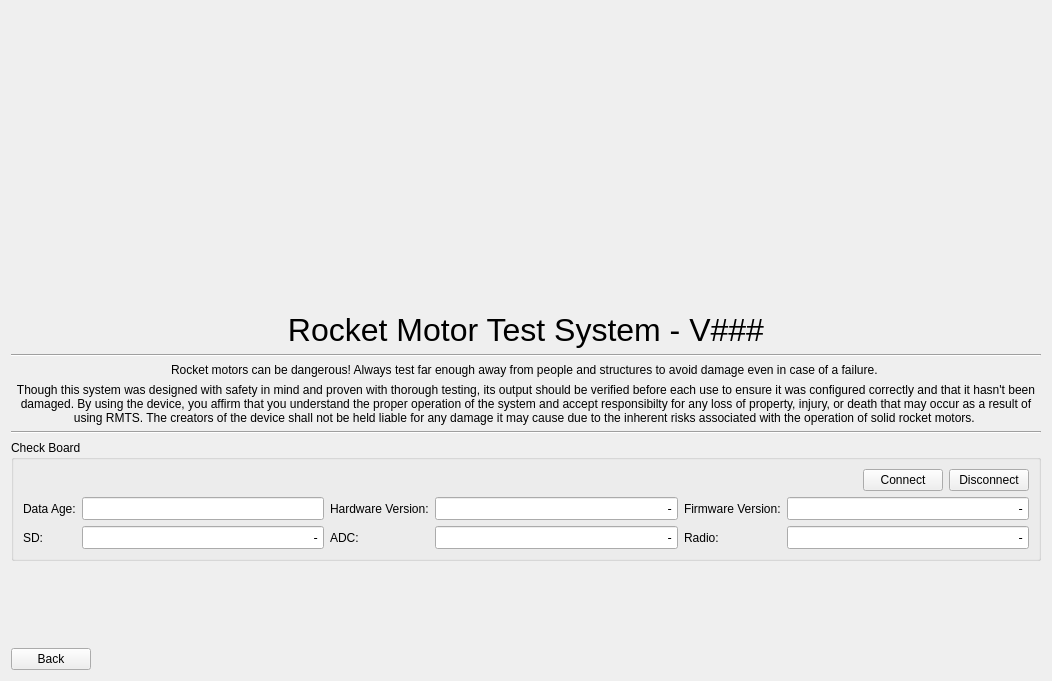
<?xml version="1.0" encoding="UTF-8"?>
<ui version="4.0">
 <class>AboutWidget</class>
 <widget class="QWidget" name="AboutWidget">
  <property name="geometry">
   <rect>
    <x>0</x>
    <y>0</y>
    <width>1052</width>
    <height>681</height>
   </rect>
  </property>
  <property name="windowTitle">
   <string>Form</string>
  </property>
  <layout class="QVBoxLayout" name="verticalLayout">
   <item>
    <widget class="QWidget" name="widgetLogo" native="true">
     <property name="minimumSize">
      <size>
       <width>1022</width>
       <height>295</height>
      </size>
     </property>
     <property name="maximumSize">
      <size>
       <width>1022</width>
       <height>16777215</height>
      </size>
     </property>
    </widget>
   </item>
   <item>
    <widget class="QLabel" name="labelSoftwareVersion">
     <property name="font">
      <font>
       <pointsize>24</pointsize>
      </font>
     </property>
     <property name="text">
      <string>Rocket Motor Test System - V###</string>
     </property>
     <property name="alignment">
      <set>Qt::AlignCenter</set>
     </property>
    </widget>
   </item>
   <item>
    <widget class="Line" name="lineUpper">
     <property name="orientation">
      <enum>Qt::Horizontal</enum>
     </property>
    </widget>
   </item>
   <item>
    <widget class="QLabel" name="labelWarning">
     <property name="text">
      <string>Rocket motors can be dangerous! Always test far enough away from people and structures to avoid damage even in case of a failure. </string>
     </property>
     <property name="alignment">
      <set>Qt::AlignCenter</set>
     </property>
     <property name="wordWrap">
      <bool>true</bool>
     </property>
    </widget>
   </item>
   <item>
    <widget class="QLabel" name="labelLiability">
     <property name="text">
      <string>&lt;html&gt;&lt;head/&gt;&lt;body&gt;&lt;p&gt;Though this system was designed with safety in mind and proven with thorough testing, its output should be verified before each use to ensure it was configured correctly and that it hasn't been damaged. By using the device, you affirm that you understand the proper operation of the system and accept responsibilty for any loss of property, injury, or death that may occur as a result of using RMTS. The creators of the device shall not be held liable for any damage it may cause due to the inherent risks associated with the operation of solid rocket motors. &lt;/p&gt;&lt;/body&gt;&lt;/html&gt;</string>
     </property>
     <property name="alignment">
      <set>Qt::AlignCenter</set>
     </property>
     <property name="wordWrap">
      <bool>true</bool>
     </property>
    </widget>
   </item>
   <item>
    <widget class="Line" name="lineLower">
     <property name="orientation">
      <enum>Qt::Horizontal</enum>
     </property>
    </widget>
   </item>
   <item>
    <widget class="QGroupBox" name="groupBox">
     <property name="title">
      <string>Check Board</string>
     </property>
     <layout class="QVBoxLayout" name="verticalLayout_2">
      <item>
       <layout class="QHBoxLayout" name="horizontalLayout_2">
        <property name="topMargin">
         <number>0</number>
        </property>
        <item>
         <widget class="PortSelectorWidget" name="widgetPortSelector" native="true"/>
        </item>
        <item>
         <spacer name="horizontalSpacer_2">
          <property name="orientation">
           <enum>Qt::Horizontal</enum>
          </property>
          <property name="sizeHint" stdset="0">
           <size>
            <width>40</width>
            <height>20</height>
           </size>
          </property>
         </spacer>
        </item>
        <item>
         <widget class="QPushButton" name="pushButtonConnect">
          <property name="text">
           <string>Connect</string>
          </property>
         </widget>
        </item>
        <item>
         <widget class="QPushButton" name="pushButtonDisconnect">
          <property name="text">
           <string>Disconnect</string>
          </property>
         </widget>
        </item>
       </layout>
      </item>
      <item>
       <layout class="QGridLayout" name="gridLayout">
        <property name="topMargin">
         <number>0</number>
        </property>
        <item row="1" column="2">
         <widget class="QLabel" name="labelADC">
          <property name="text">
           <string>ADC:</string>
          </property>
         </widget>
        </item>
        <item row="1" column="0">
         <widget class="QLabel" name="labelSD">
          <property name="text">
           <string>SD:</string>
          </property>
         </widget>
        </item>
        <item row="1" column="1">
         <widget class="QLineEdit" name="lineEditSD">
          <property name="font">
           <font>
            <family>DejaVu Sans Mono</family>
           </font>
          </property>
          <property name="text">
           <string>-</string>
          </property>
          <property name="alignment">
           <set>Qt::AlignRight|Qt::AlignTrailing|Qt::AlignVCenter</set>
          </property>
         </widget>
        </item>
        <item row="1" column="4">
         <widget class="QLabel" name="labelRadio">
          <property name="text">
           <string>Radio:</string>
          </property>
         </widget>
        </item>
        <item row="1" column="3">
         <widget class="QLineEdit" name="lineEditADC">
          <property name="font">
           <font>
            <family>DejaVu Sans Mono</family>
           </font>
          </property>
          <property name="text">
           <string>-</string>
          </property>
          <property name="alignment">
           <set>Qt::AlignRight|Qt::AlignTrailing|Qt::AlignVCenter</set>
          </property>
         </widget>
        </item>
        <item row="1" column="5">
         <widget class="QLineEdit" name="lineEditRadio">
          <property name="font">
           <font>
            <family>DejaVu Sans Mono</family>
           </font>
          </property>
          <property name="text">
           <string>-</string>
          </property>
          <property name="alignment">
           <set>Qt::AlignRight|Qt::AlignTrailing|Qt::AlignVCenter</set>
          </property>
         </widget>
        </item>
        <item row="0" column="5">
         <widget class="QLineEdit" name="lineEditFirmwareVersion">
          <property name="font">
           <font>
            <family>DejaVu Sans Mono</family>
           </font>
          </property>
          <property name="text">
           <string>-</string>
          </property>
          <property name="alignment">
           <set>Qt::AlignRight|Qt::AlignTrailing|Qt::AlignVCenter</set>
          </property>
         </widget>
        </item>
        <item row="0" column="4">
         <widget class="QLabel" name="labelFirmwareVersion">
          <property name="text">
           <string>Firmware Version:</string>
          </property>
         </widget>
        </item>
        <item row="0" column="3">
         <widget class="QLineEdit" name="lineEditHardwareVersion">
          <property name="font">
           <font>
            <family>DejaVu Sans Mono</family>
           </font>
          </property>
          <property name="text">
           <string>-</string>
          </property>
          <property name="alignment">
           <set>Qt::AlignRight|Qt::AlignTrailing|Qt::AlignVCenter</set>
          </property>
         </widget>
        </item>
        <item row="0" column="2">
         <widget class="QLabel" name="labelHardwareVersion">
          <property name="text">
           <string>Hardware Version:</string>
          </property>
         </widget>
        </item>
        <item row="0" column="0">
         <widget class="QLabel" name="labelDataAge">
          <property name="text">
           <string>Data Age:</string>
          </property>
         </widget>
        </item>
        <item row="0" column="1">
         <widget class="DataAgeWidget" name="widgetDataAge">
          <property name="font">
           <font>
            <family>DejaVu Sans Mono</family>
           </font>
          </property>
          <property name="alignment">
           <set>Qt::AlignRight|Qt::AlignTrailing|Qt::AlignVCenter</set>
          </property>
         </widget>
        </item>
       </layout>
      </item>
     </layout>
    </widget>
   </item>
   <item>
    <spacer name="verticalSpacer">
     <property name="orientation">
      <enum>Qt::Vertical</enum>
     </property>
     <property name="sizeHint" stdset="0">
      <size>
       <width>20</width>
       <height>640</height>
      </size>
     </property>
    </spacer>
   </item>
   <item>
    <layout class="QHBoxLayout" name="horizontalLayout">
     <item>
      <widget class="QPushButton" name="pushButtonBack">
       <property name="text">
        <string>Back</string>
       </property>
      </widget>
     </item>
     <item>
      <spacer name="horizontalSpacer">
       <property name="orientation">
        <enum>Qt::Horizontal</enum>
       </property>
       <property name="sizeHint" stdset="0">
        <size>
         <width>40</width>
         <height>20</height>
        </size>
       </property>
      </spacer>
     </item>
    </layout>
   </item>
  </layout>
 </widget>
 <customwidgets>
  <customwidget>
   <class>PortSelectorWidget</class>
   <extends>QWidget</extends>
   <header location="global">ui.portSelectorWidget</header>
   <container>1</container>
  </customwidget>
  <customwidget>
   <class>DataAgeWidget</class>
   <extends>QLineEdit</extends>
   <header location="global">ui.dataAgeWidget</header>
  </customwidget>
 </customwidgets>
 <resources/>
 <connections/>
</ui>
